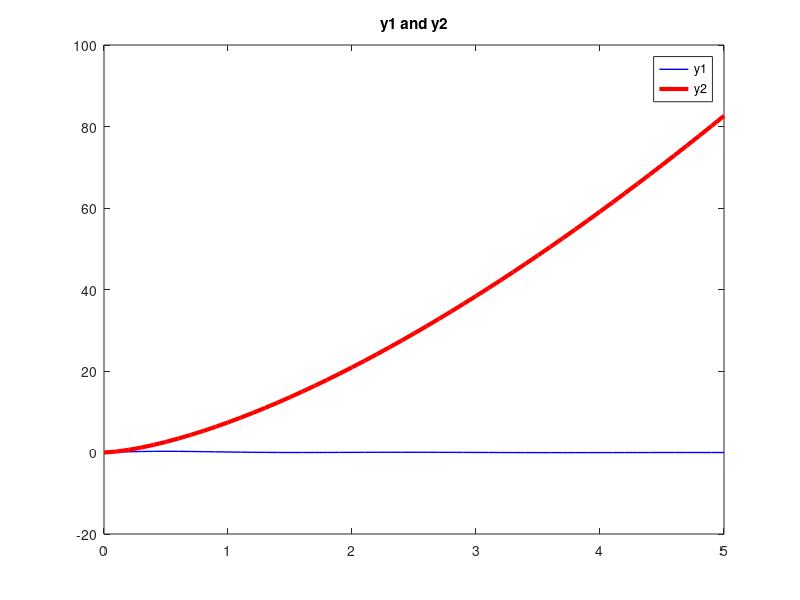
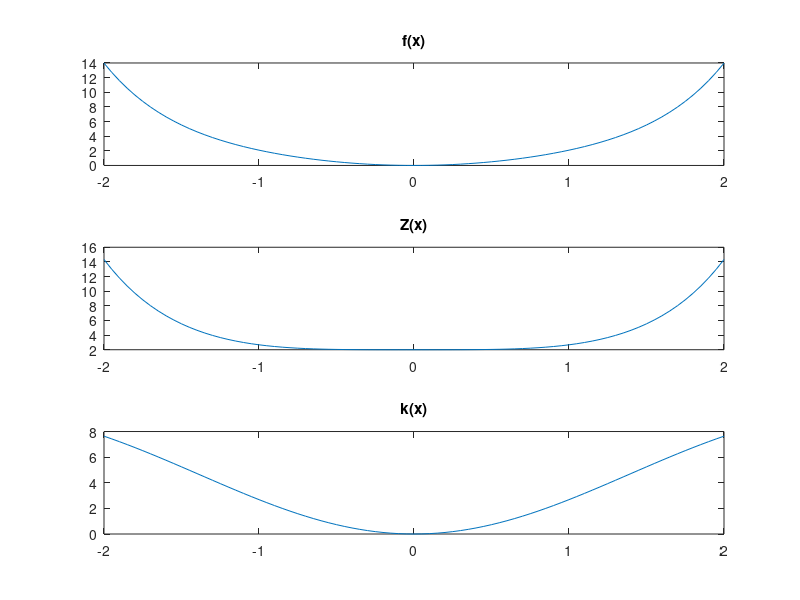
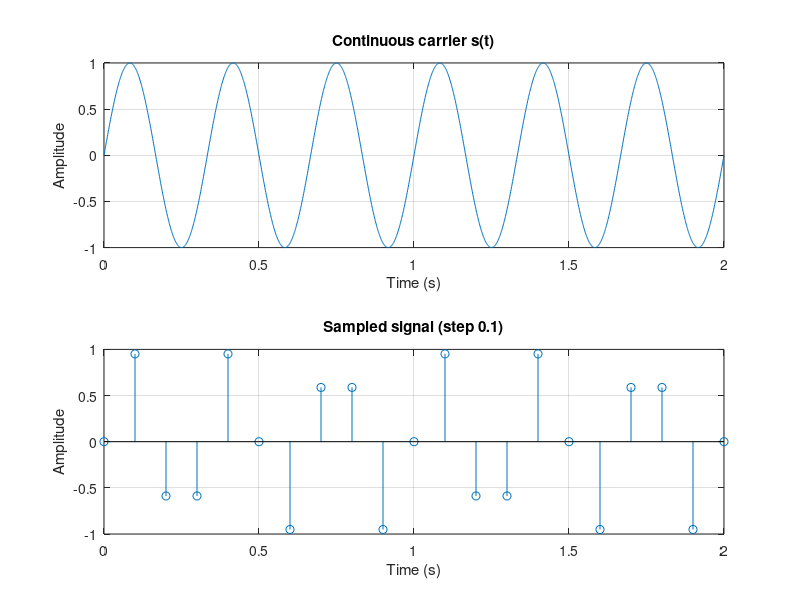

Source code (MATLAB) for these figures, in order:
% بخش الف


figure(1)
t = 0:0.1:5;
y1 = sin(t) .* cos(t).^2 ./ (t.^2 + 1);
y2 = sqrt(t.^3) * exp(2);

plot(t, y1, 'b', 'LineWidth', 1);
hold on
plot(t, y2, 'r', 'LineWidth', 3);
hold off
legend('y1', 'y2');
title('y1 and y2');


% بخش ب سوال 

figure(2)
x = -2:0.05:2;
f = sin(x).^2 + sinh(x).^2;
Z = cos(x).^2 + cosh(x).^2;
k = x.^2 + 2*x.*sin(x);

subplot(3,1,1)
plot(x, f)
title('f(x)')

subplot(3,1,2)
plot(x, Z)
title('Z(x)')

subplot(3,1,3)
plot(x, k)
title('k(x)')

% بخش پ و ت سوال 


figure(3)
tc = 0:0.001:2;
sc = sin(2*pi*3*tc);

ts = 0:0.1:2;
ss = sin(2*pi*3*ts);

subplot(2,1,1)
plot(tc, sc)
title('Continuous carrier s(t)')
xlabel('Time (s)')
ylabel('Amplitude')
grid on

subplot(2,1,2)
stem(ts, ss)
title('Sampled signal (step 0.1)')
xlabel('Time (s)')
ylabel('Amplitude')
grid on
